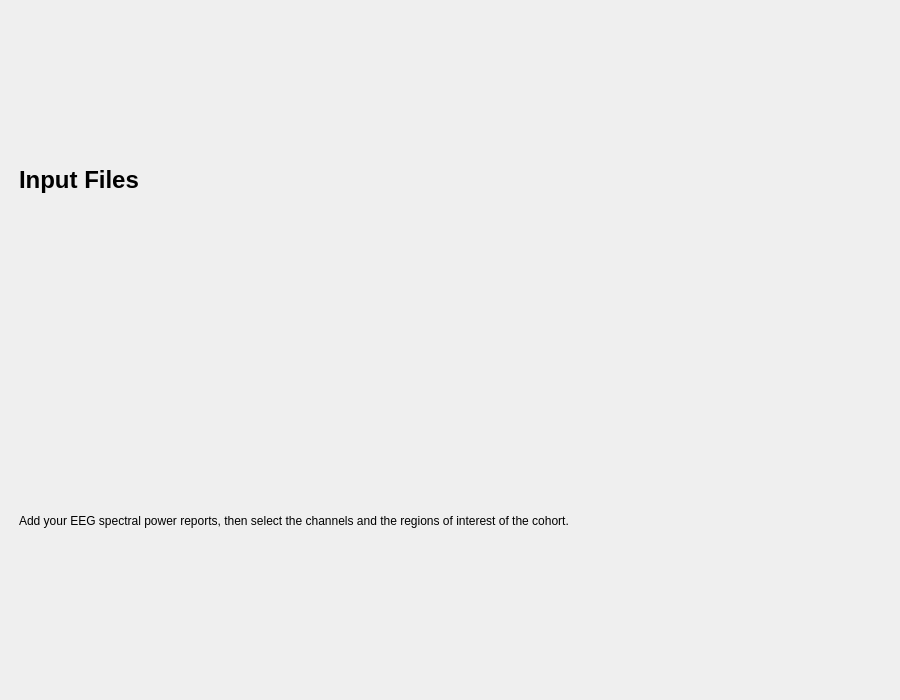
<?xml version="1.0" encoding="UTF-8"?>
<ui version="4.0">
 <class>InputFiles</class>
 <widget class="QWidget" name="InputFiles">
  <property name="geometry">
   <rect>
    <x>0</x>
    <y>0</y>
    <width>900</width>
    <height>700</height>
   </rect>
  </property>
  <property name="windowTitle">
   <string />
  </property>
  <layout class="QVBoxLayout" name="verticalLayout">
   <property name="spacing">
    <number>16</number>
   </property>
   <property name="leftMargin">
    <number>10</number>
   </property>
   <property name="topMargin">
    <number>12</number>
   </property>
   <property name="rightMargin">
    <number>10</number>
   </property>
   <property name="bottomMargin">
    <number>12</number>
   </property>
   <item>
    <layout class="QVBoxLayout" name="header_row">
     <property name="leftMargin">
      <number>9</number>
     </property>
     <property name="topMargin">
      <number>0</number>
     </property>
     <property name="rightMargin">
      <number>9</number>
     </property>
     <property name="bottomMargin">
      <number>0</number>
     </property>
     <item>
      <layout class="QVBoxLayout" name="header_layout">
       <property name="spacing">
        <number>6</number>
       </property>
       <item>
        <widget class="QLabel" name="title_label">
         <property name="font">
          <font>
           <pointsize>18</pointsize>
           <bold>true</bold>
          </font>
         </property>
         <property name="text">
          <string>Input Files</string>
         </property>
        </widget>
       </item>
       <item>
        <widget class="QLabel" name="subtitle_label">
         <property name="text">
          <string>Add your EEG spectral power reports, then select the channels and the regions of interest of the cohort.</string>
         </property>
         <property name="wordWrap">
          <bool>true</bool>
         </property>
         <property name="variant" stdset="0">
          <string notr="true">help</string>
         </property>
        </widget>
       </item>
      </layout>
     </item>
    </layout>
   </item>
  </layout>
 </widget>
 <resources>
  <include location="../../../../../snooz-toolbox/src/main/python/ui/themes/themes.qrc" />
 </resources>
 <connections />
</ui>
